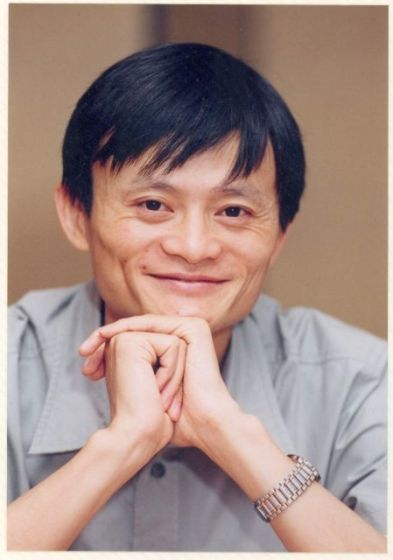
#> input picture OpenCVTest/TransparentMask/JackMa.jpg, 393 x 560 px
$ python mask_obj_inst_by_opencv.py   (Python 2 division)
#> lines starting #> are read from the running program, lines starting #| are printed output that depends on the picture
import cv2
import matplotlib.pyplot as plt
import numpy as np

image_src = cv2.imread('JackMa.jpg')
#> image_src is the input picture: shape (560, 393, 3); mean B, G, R 134.1, 140.9, 164.6
image_src = cv2.cvtColor(image_src, cv2.COLOR_BGR2RGB)
height, width, _ = image_src.shape
#> height = 560; width = 393
image_mask = np.zeros(image_src.shape, dtype=image_src.dtype)
image_mask[(height/4):(height/4*3), (width/4):(width/4*3), :] = (255, 20, 147)
# Hot Pink	    255-105-180	ff69b4
# Deep Pink	    255-20-147	ff1493
# Pink	        255-192-203	ffc0cb
# Light Pink	255-182-193	ffb6c1
alpha = 0.4
# calculates the weighted sum of two arrays.
image_masked = cv2.addWeighted(src1=image_src,
                               alpha=alpha,     # weight of the first array
                               src2=image_mask,
                               beta=1-alpha,    # weight of the second array
                               gamma=0.0)       # scalar added to each sum
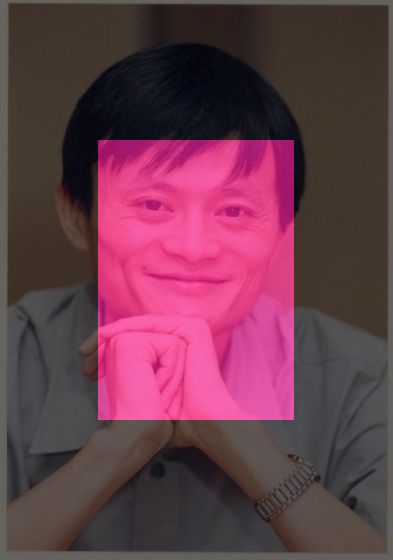
#> image_masked: shape (560, 393, 3); mean R, G, B 104, 59.3, 75.6

plt.figure()
plt.subplot(1,2,1)
plt.imshow(image_src)
plt.subplot(1,2,2)
plt.imshow(image_masked)
plt.show()
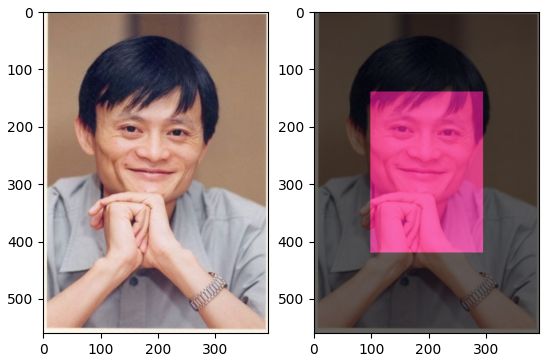
#> figure drawn by matplotlib, 2 panels
